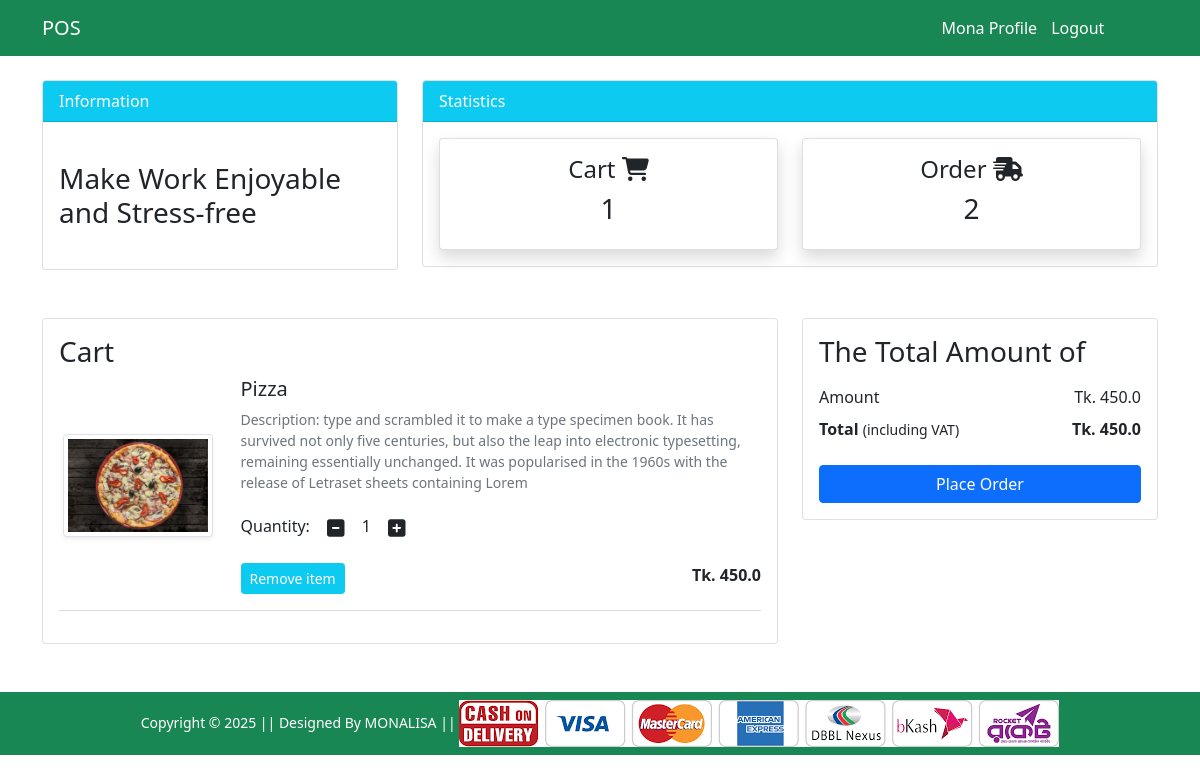
Page /cart/ (signed in) on the committed database.
### dashboard/models.py (models this page shows, shortened)
class Cart(models.Model):
    product=models.ForeignKey(Product, on_delete=models.CASCADE)
    quantity = models.PositiveIntegerField(default=1)
    user =models.ForeignKey(User, on_delete=models.CASCADE)

class Product(models.Model):
    title = models.CharField(max_length=100)
    selling_price = models.FloatField()
    discounted_price = models.FloatField()
    description = models.TextField()
    category = models.CharField(choices=CATEGORY_CHOICES,max_length=2)
    product_image = models.ImageField(upload_to='product image')

### dashboard/views.py (the view)
# urls.py: path('cart/', views.show_cart, name='showcart'),
@login_required
def show_cart(request):
    user= User.objects.get(username=request.user)
    cart_count = Cart.objects.filter(user=user).count()
    order_count = Order.objects.filter(staff=user).count()
    user = request.user
    cart = Cart.objects.filter(user=user)
    amount = 0.0
    total_amount = 0.0
    cart_product = [p for p in Cart.objects.all() if p.user==user]
    if cart_product:
      for p in cart_product:
        tempamount = (p.quantity * p.product.discounted_price)
        amount += tempamount
        totalamount = amount
    else:
      context={
        'order_count':order_count,
        'cart_count': cart_count,
      }
      return render(request,'dashboard/emptycart.html', context)
    return render(request, 'dashboard/addtocart.html', {'carts':cart, 'totalamount':totalamount, 'amount':amount,'order_count':order_count, 'cart_count': cart_count})

### dashboard/templates/dashboard/addtocart.html (shortened to what this page needs)
{% extends 'common_code/base.html' %}
{% load static %}
{% block top-nav %}
    <div class="container">
        <div class="row mt-4">
            <div class="col-md-4">
                <div class="card">
                    <div class="card-header bg-info text-white">
                        Information
                    </div>
                    <div class="card-body">
                        <marquee behavior="" direction="">
                            <h3 class="my-4">Make Work Enjoyable and Stress-free</h3>
                        </marquee>
                    </div>
                </div>
            </div>
            <div class="col-md-8">
                <div class="card">
                    <div class="card-header bg-info text-white">
                        Statistics
                    </div>
                    <div class="card-body">
                        <div class="row">
                            <div class="col-md-6">
                                <a class="text-decoration-none text-dark" href="{% url 'showcart' %}">
                                    <div class="card my-card shadow text-center p-3">
                                        <h4>Cart <i class="fa-solid fa-cart-shopping"></i></h4>
                                        <h3>{{cart_count}}</h3>
                                    </div>
                                </a>
                            </div>
                            <div class="col-md-6">
                                <a class="text-decoration-none text-dark" href="{% url 'staff_order' %}">
                                    <div class="card my-card shadow text-center p-3">
                                        <h4>Order <i class="fas fa-shipping-fast"></i></h4>
                                        <h3>{{order_count}}</h3>
                                    </div>
                                </a>
                            </div>
                        </div>
                    </div>
                </div>
            </div>
        </div>
    </div>
{% endblock top-nav %}
{% block main-content %}
<div class="container my-5">
    <div class="row">
        <div class="col-sm-8">
            <div class="card">
                <div class="card-body">
                    <h3>Cart</h3>
                    {% for cart in carts %}
                    <div class="row">
                        <div class="col-sm-3 text-center align-self-center"><img
                                src="{{cart.product.product_image.url}}" alt="" srcset=""
                                class="img-fluid img-thumbnail shadow-sm" height="150" width="150"> </div>
                        <div class="col-sm-9">
                            <div>
                                <h5>{{cart.product.title}}</h5>
                                <p class="mb-2 text-muted small">Description: {{cart.product.description}}</p>
                                <div class="my-3">
                                    <label for="quantity">Quantity:</label>
                                    <a class="minus-cart btn" pid = "{{cart.product.id}}"><i class="fas fa-minus-square fa-lg"></i></a>
                                    <span id="quantity">{{cart.quantity}}</span>
                                    <a class="plus-cart btn" pid = "{{cart.product.id}}"><i class="fas fa-plus-square fa-lg"></i></a>
                                </div>
                                <div class="d-flex justify-content-between">
                                    <a href="#" class="btn btn-sm btn-info  text-white mr-3 remove-cart" pid = "{{cart.product.id}}">Remove item </a>
                                    <p class="mb-0"><span><strong>Tk. {{cart.product.discounted_price}}</strong></span></p>
                                </div>
                            </div>
                        </div>
                    </div>
                    <hr class="text-muted">
                    {% endfor %}
                </div>
            </div>
        </div>
        <div class="col-sm-4">
            <div class="card">
                <div class="card-body">
                    <h3>The Total Amount of</h3>
                    <ul class="list-group">
                        <li
                            class="list-group-item d-flex justify-content-between align-items-center border-0 px-0 pb-0">
                            Amount<span>Tk. <span id="amount"> {{amount}}</span></span></li>
                        <li
                            class="list-group-item d-flex justify-content-between align-items-center border-0 px-0 mb-3">
                            <div>
                                <strong>Total</strong> <small>(including VAT)</small>
                            </div>
                            <span><strong>Tk. <strong id="totalamount">{{totalamount}}</strong> </strong></span>
                        </li>
                    </ul>
                    <div class="d-grid"><a href="{% url 'order_placed' %}" class="btn btn-primary">Place Order</a></div>
                </div>
            </div>
        </div>
    </div>
</div>
{% endblock main-content %}

### dashboard/templates/common_code/base.html (shortened to what this page needs)
<!doctype html>
{% load static %}
<html lang="en">
<head>
    <link href="https://cdn.jsdelivr.net/npm/bootstrap@5.0.0-beta1/dist/css/bootstrap.min.css" rel="stylesheet"
>
    <link rel="stylesheet" href="{% static 'dashboard/css/owl.carousel.min.css' %}">
    <link rel="stylesheet" href="{% static 'dashboard/css/all.min.css' %}">
    <link rel="stylesheet" href="https://cdnjs.cloudflare.com/ajax/libs/font-awesome/7.0.0/css/all.min.css">
    <link rel="stylesheet" href="{% static 'dashboard/css/style.css' %}">
</head>
<body>
    <nav class="navbar navbar-expand-lg navbar-info bg-success">
        {% if user.is_authenticated %}
        <div class="container">
            <a class="navbar-brand text-white" href="{% url 'dashboard' %}">POS</a>
            <div class="collapse navbar-collapse" id="navbarSupportedContent" style="padding-left: 500px;">
                <ul class="navbar-nav ml-auto" style="padding-left:60%;">
                    <li class="nav-item active">
                        <a class="nav-link text-white" href="{% url 'user-profile' %}">{{user.username}} Profile </a>
                    </li>
                    <li class="nav-item">
                         <form method="POST" action="{% url 'logout' %}">
                            <button type="submit" style="background: none; border: none; padding-top: 8px; color: white;">Logout</button>
                        </form>
                    </li>
                </ul>
            </div>
            {% endif %}
        </div>
    </nav>
    {% block top-nav %} {% endblock top-nav %}
    {% block main-content %} {% endblock main-content %}
    <footer class="container-fluid bg-success text-center p-2 mt-5">
        <small class="text-white">Copyright &copy; 2025 || Designed By MONALISA || </small>
        <img src="{% static 'dashboard/images/paymentlogo.png' %}" alt="" srcset="" class="img-fluid" height="2px">
    </footer>
</body>
</html>

### rows in the picture
Cart: product.product_image (picture), product "Pizza", product.description "type and scrambled it to make a type specimen book. It has survived not only five centuries, but also the leap into electronic typesetting, remaining essentially unchanged. It was popularised in the 1960s with the release of Letraset sheets containing Lorem", quantity "1", product.discounted_price "450.0"

### other values in the picture
{{ user.username }} "Mona"
{{ cart_count }} "1"
{{ order_count }} "2"
{{ amount }} "450.0"
{{ totalamount }} "450.0"
